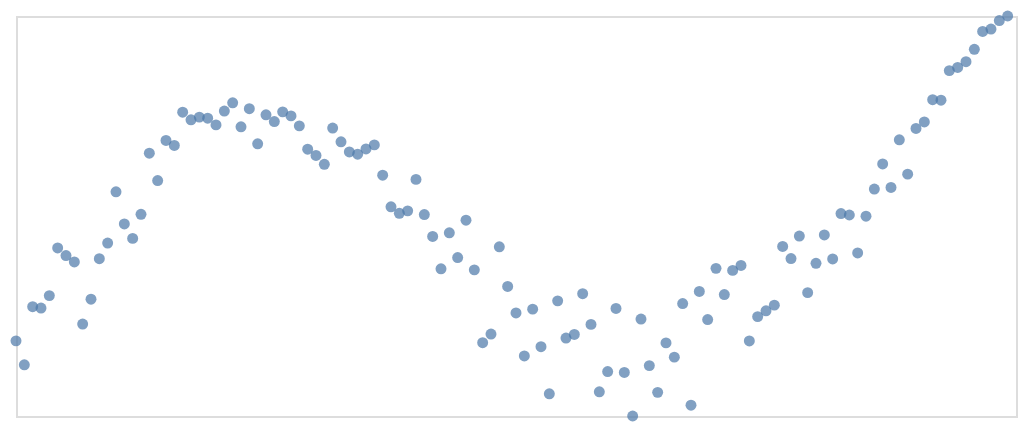

Notebook cell for this chart:
### Code cell
plot(1, "point", "highNoiseData")

### Figure 1 — Vega-Lite specification as saved in the notebook (floating-point values rounded to 4 significant figures)
{"config": {"view": {"continuousWidth": 300, "continuousHeight": 300}}, "data": {"name": "data-800de3fe53a981b8348b782c5b767903"}, "mark": {"type": "point", "filled": true}, "encoding": {"x": {"axis": null, "field": "x", "type": "quantitative"}, "y": {"axis": null, "field": "y", "scale": {"domain": [0, 1]}, "type": "quantitative"}}, "height": 200, "width": 500, "$schema": "https://vega.github.io/schema/vega-lite/v6.1.0.json", "datasets": {"data-800de3fe53a981b8348b782c5b767903": [{"x": 0, "y": 0.1879}, {"x": 1, "y": 0.128}, {"x": 2, "y": 0.2732}, {"x": 3, "y": 0.2698}, {"x": 4, "y": 0.3009}, {"x": 5, "y": 0.4201}, {"x": 6, "y": 0.4011}, {"x": 7, "y": 0.385}, {"x": 8, "y": 0.2298}, {"x": 9, "y": 0.2921}, {"x": 10, "y": 0.3933}, {"x": 11, "y": 0.4324}, {"x": 12, "y": 0.5605}, {"x": 13, "y": 0.4802}, {"x": 14, "y": 0.444}, {"x": 15, "y": 0.5043}, {"x": 16, "y": 0.6569}, {"x": 17, "y": 0.5887}, {"x": 18, "y": 0.689}, {"x": 19, "y": 0.6763}, {"x": 20, "y": 0.7596}, {"x": 21, "y": 0.7406}, {"x": 22, "y": 0.7472}, {"x": 23, "y": 0.7444}, {"x": 24, "y": 0.7278}, {"x": 25, "y": 0.7624}, {"x": 26, "y": 0.7829}, {"x": 27, "y": 0.723}, {"x": 28, "y": 0.7683}, {"x": 29, "y": 0.6806}, {"x": 30, "y": 0.753}, {"x": 31, "y": 0.7362}, {"x": 32, "y": 0.7603}, {"x": 33, "y": 0.7503}, {"x": 34, "y": 0.7254}, {"x": 35, "y": 0.6669}, {"x": 36, "y": 0.6513}, {"x": 37, "y": 0.6291}, {"x": 38, "y": 0.72}, {"x": 39, "y": 0.6855}, {"x": 40, "y": 0.6602}, {"x": 41, "y": 0.6544}, {"x": 42, "y": 0.6677}, {"x": 43, "y": 0.6778}, {"x": 44, "y": 0.602}, {"x": 45, "y": 0.5229}, {"x": 46, "y": 0.5068}, {"x": 47, "y": 0.5128}, {"x": 48, "y": 0.5915}, {"x": 49, "y": 0.5037}, {"x": 50, "y": 0.449}, {"x": 51, "y": 0.3681}, {"x": 52, "y": 0.4579}, {"x": 53, "y": 0.3962}, {"x": 54, "y": 0.4894}, {"x": 55, "y": 0.3654}, {"x": 56, "y": 0.1832}, {"x": 57, "y": 0.2049}, {"x": 58, "y": 0.4231}, {"x": 59, "y": 0.3239}, {"x": 60, "y": 0.2576}, {"x": 61, "y": 0.1502}, {"x": 62, "y": 0.2671}, {"x": 63, "y": 0.1732}, {"x": 64, "y": 0.05552}, {"x": 65, "y": 0.2878}, {"x": 66, "y": 0.1948}, {"x": 67, "y": 0.2038}, {"x": 68, "y": 0.3057}, {"x": 69, "y": 0.229}, {"x": 70, "y": 0.0606}, {"x": 71, "y": 0.1111}, {"x": 72, "y": 0.2689}, {"x": 73, "y": 0.109}, {"x": 74, "y": 0.0}, {"x": 75, "y": 0.2423}, {"x": 76, "y": 0.126}, {"x": 77, "y": 0.05907}, {"x": 78, "y": 0.1828}, {"x": 79, "y": 0.1471}, {"x": 80, "y": 0.2812}, {"x": 81, "y": 0.02695}, {"x": 82, "y": 0.3114}, {"x": 83, "y": 0.2412}, {"x": 84, "y": 0.3691}, {"x": 85, "y": 0.3037}, {"x": 86, "y": 0.364}, {"x": 87, "y": 0.3764}, {"x": 88, "y": 0.1875}, {"x": 89, "y": 0.2484}, {"x": 90, "y": 0.2629}, {"x": 91, "y": 0.2772}, {"x": 92, "y": 0.4239}, {"x": 93, "y": 0.3936}, {"x": 94, "y": 0.4499}, {"x": 95, "y": 0.3084}, {"x": 96, "y": 0.3819}, {"x": 97, "y": 0.4527}, {"x": 98, "y": 0.3926}, {"x": 99, "y": 0.506}, {"x": 100, "y": 0.5025}, {"x": 101, "y": 0.4076}, {"x": 102, "y": 0.4994}, {"x": 103, "y": 0.5673}, {"x": 104, "y": 0.6302}, {"x": 105, "y": 0.5713}, {"x": 106, "y": 0.6906}, {"x": 107, "y": 0.6047}, {"x": 108, "y": 0.7188}, {"x": 109, "y": 0.7351}, {"x": 110, "y": 0.7906}, {"x": 111, "y": 0.7895}, {"x": 112, "y": 0.8635}, {"x": 113, "y": 0.8713}, {"x": 114, "y": 0.8858}, {"x": 115, "y": 0.9167}, {"x": 116, "y": 0.9613}, {"x": 117, "y": 0.9673}, {"x": 118, "y": 0.9887}, {"x": 119, "y": 1.0}]}}
